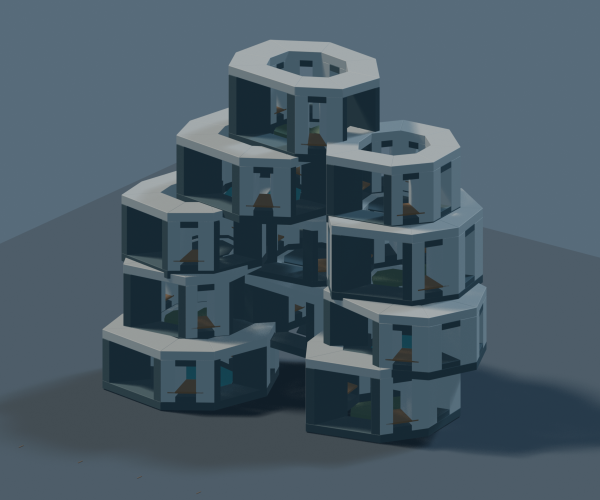
#> input picture studies/M3D-1S/J7/R13/exploration_A/02_OBLIQUE.png, 1200 x 1000 px (shown at 1/2 size)
$ python package_review.py
#> lines starting #> are read from the running program, lines starting #| are printed output that depends on the picture
"""Offline review packaging: labels/resizing only, no invented architecture."""
import sys
sys.dont_write_bytecode=True
import json,hashlib,ast
from pathlib import Path
from PIL import Image,ImageDraw,ImageFont,ImageChops,ImageStat
ROOT=Path(__file__).parent
QA=ROOT/'qa';QA.mkdir(exist_ok=True)
FONT=ImageFont.truetype('C:/Windows/Fonts/arial.ttf',24)
SMALL=ImageFont.truetype('C:/Windows/Fonts/arial.ttf',17)

def sheet(name,items,cols=3,width=540):
#> called with name = 'R13_EXPLORATION_COMPARISON.jpg', cols = 3, width = 540
    rows=(len(items)+cols-1)//cols;tileh=int(width*1000/1200)
    image=Image.new('RGB',(cols*width,rows*(tileh+42)),(19,28,37));draw=ImageDraw.Draw(image)
#> after `image = Image.new('RGB', (cols * width, rows * (tileh + 42)), (19, 28,`:
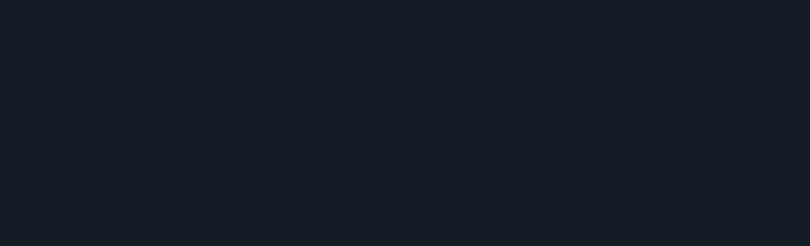
#> image: PIL image 1620x492 RGB (shown at 1/2 size); mean R, G, B 19, 28, 37
    for i,(label,path) in enumerate(items):
        src=Image.open(ROOT/path).convert('RGB');src.thumbnail((width,tileh))
#> after `src.thumbnail((width, tileh))`:
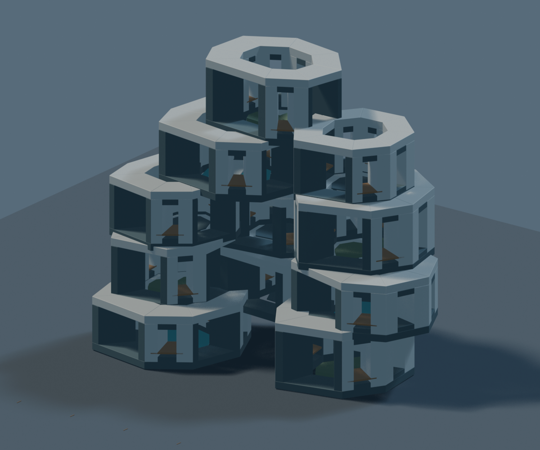
#> src: PIL image 540x450 RGB; mean R, G, B 72.6, 90, 101.7
        x=(i%cols)*width;y=(i//cols)*(tileh+42)
        image.paste(src,(x+(width-src.width)//2,y))
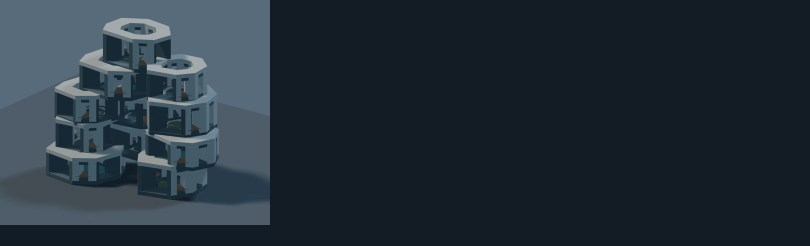
#> image: PIL image 1620x492 RGB (shown at 1/2 size); mean R, G, B 35.3, 46.9, 56.7
        draw.text((x+12,y+tileh+9),label,fill=(225,232,235),font=SMALL)
    image.save(QA/name,quality=93)
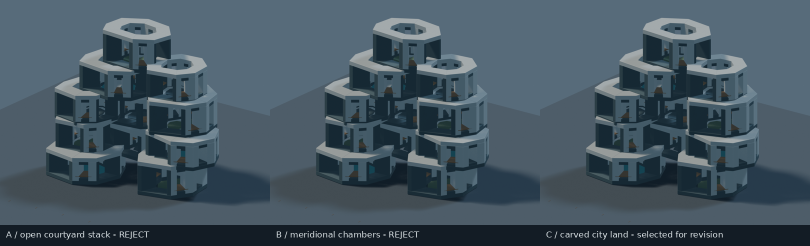
#> saved as R13_EXPLORATION_COMPARISON.jpg: PIL image 1620x492 RGB (shown at 1/2 size); mean R, G, B 68.7, 85.4, 96.9

sheet('R13_EXPLORATION_COMPARISON.jpg',[(n,p+'/02_OBLIQUE.png') for n,p in [('A / open courtyard stack - REJECT','exploration_A'),('B / meridional chambers - REJECT','exploration_B'),('C / carved city land - selected for revision','selected')]])
sheet('R13_MAIN_FORM_REVISIONS.jpg',[(n,p+'/'+v+'.png') for v in ['02_OBLIQUE','04_REAR'] for n,p in [('C selected','selected'),('C revision 1','revision_1'),('C revision 2 / ART REJECT','revision_2')]])
#> call 2 of sheet, with name = 'R13_MAIN_FORM_REVISIONS.jpg', cols = 3, width = 540
#> in sheet (call 2), `image = Image.new('RGB', (cols * width, rows * (tileh + 42)), (19, 28,`:
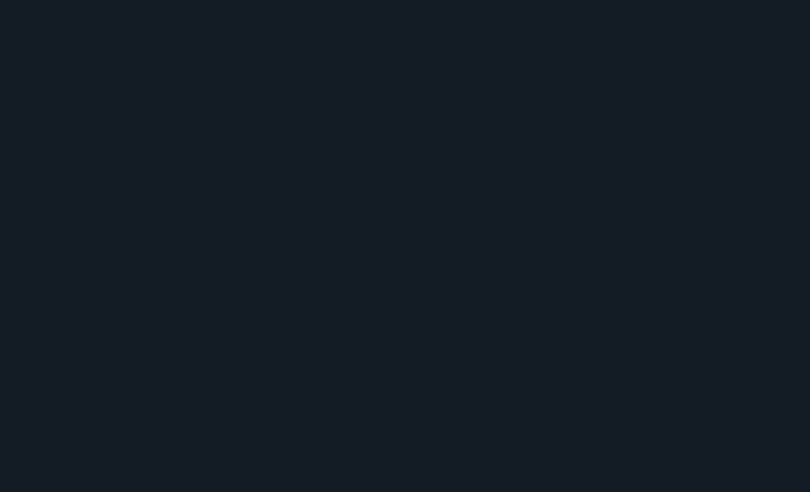
#> image: PIL image 1620x984 RGB (shown at 1/2 size); mean R, G, B 19, 28, 37
#> in sheet (call 2), `image.paste(src,(x+(width-src.width)//2,y))`:
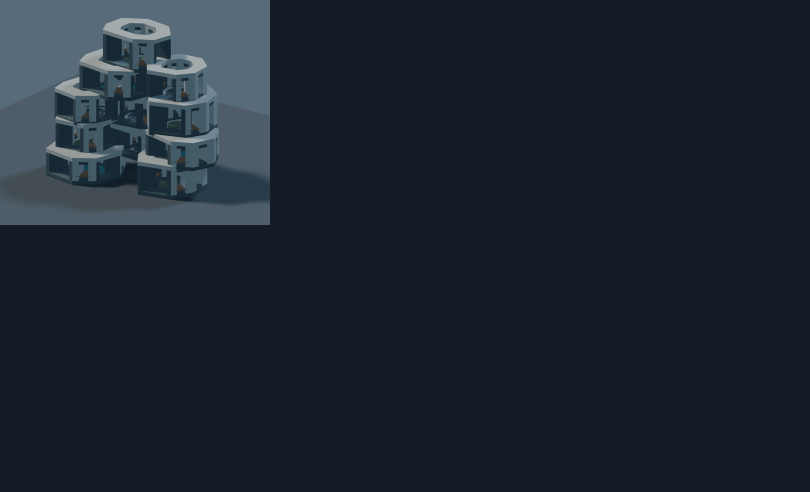
#> image: PIL image 1620x984 RGB (shown at 1/2 size); mean R, G, B 27.2, 37.5, 46.9
#> (the run stopped early here; a loop or call above may not have finished)
